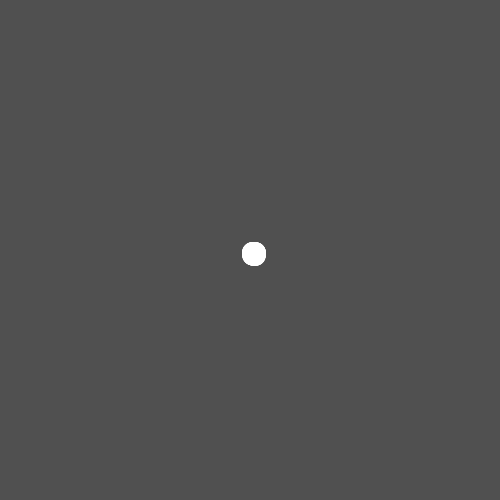
Frame 1 (no input)
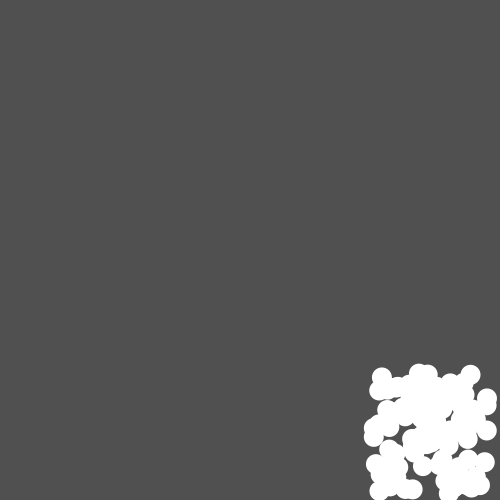
Frame 60 (the mouse pressed at the canvas centre just before this capture)
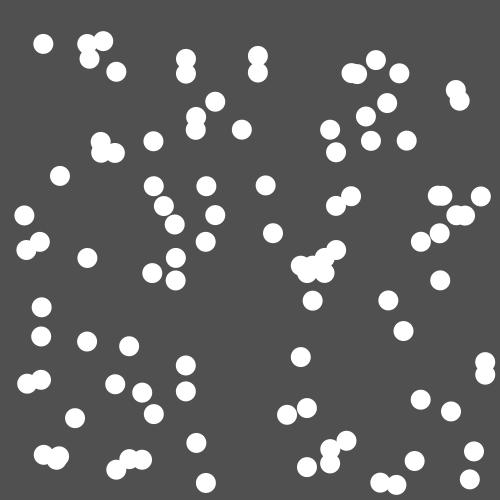
Frame 120 (the mouse held since frame 60 and released just before this capture)

The Processing sketch that drew these frames (run headless with seeded random() and noise(); from frame 60 on, the mouse is pressed at the canvas centre):

// Processing sketch: processing_119048
// ── processing_119048.pde

int quantesboles = 100;

//introdueixes float per declarar la x,y,velocitatX i velocitatY perquè es reprodueixi a totes les boles//
float [] x = new float[quantesboles];

float [] y = new float[quantesboles];

float [] velocitatX = new float[quantesboles];

float [] velocitatY = new float[quantesboles];


void setup()
{
  size(500,500);
  
  //Faig un for per la variable i que primer es = 0 i metres la i sigui més petit que quantesboles vas sumant +1. La mateixa variable i l'he de reproduir per totes les x,y,velocitatX i velocitaY perque la funció la fagin totes les boles//
  for (int i=0 ; i<quantesboles; i++)
  {
  x[i] = width/2;
  y[i] = height/2;
  velocitatX[i] = (random(2,6));
  velocitatY[i] = (random(2,6));
}
}

void draw(){
  background(80);
  noStroke();
  
  //la mateixa variable i
  for (int i=0 ; i<quantesboles; i++)
  {
  x[i] += velocitatX[i];
  y[i] += velocitatY[i];
  
  
  ellipse(x[i],y[i],20,20);
  if((x[i]<10)||(x[i]>width-10))
  {
    velocitatX[i] = -velocitatX[i];
  } 
  
  if((y[i]<10)||(y[i]>height-10))
  {
    velocitatY[i] = -velocitatY[i];
  } 
}
}
